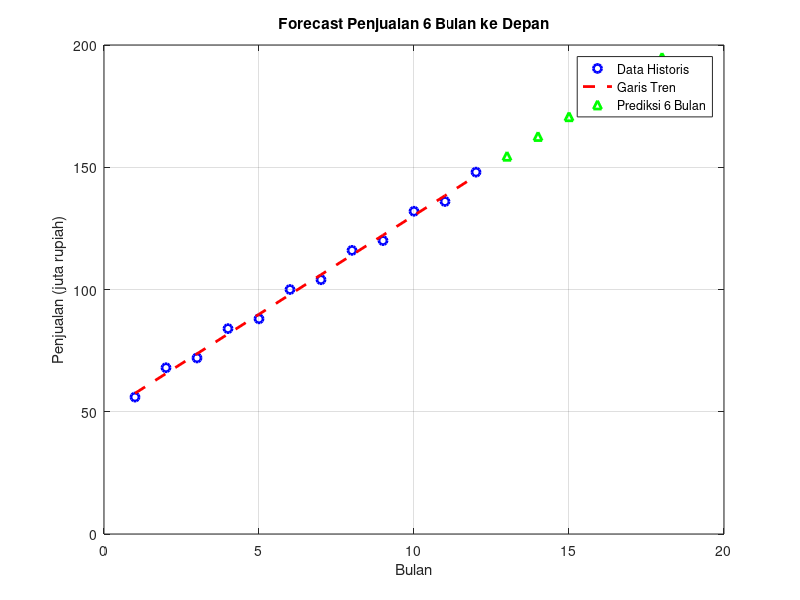
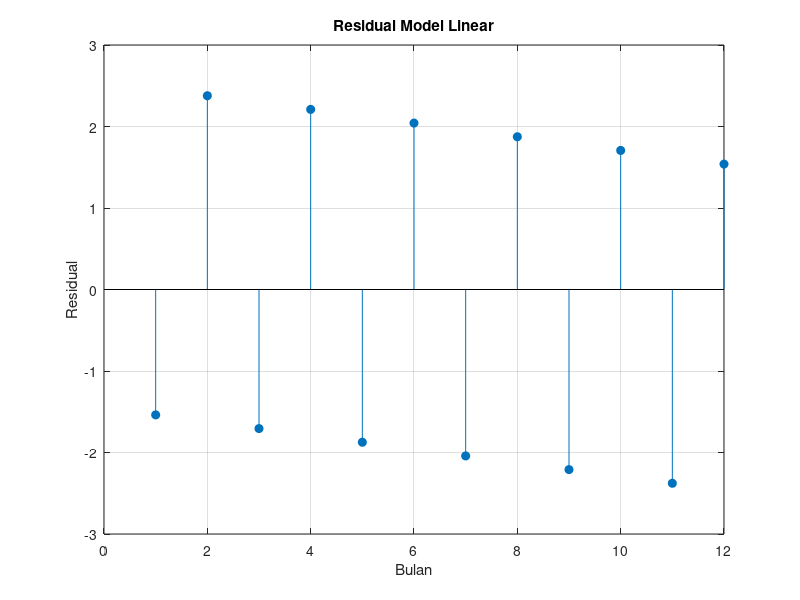

Recreate these plots in MATLAB, in order.
% ===================================================== 
%  UTS Matematika Sains Data — Semester Genap 2025/2026 
%  Soal 7 — Data Penjualan & Forecasting 
%  --------------------------------------------------- 
%  Nama  : <Sadewo Ahza Hasiqghani> 
%  NIM   : <2510514016> 
%  Parameter: N=16, a=1, b=6, K=8, theta0=60, alpha=0.007  
%  Tanggal: 2026-04-26 
% ===================================================== 

clc; clear; close all;

%% Parameter
N = 16;  
a = 1;  
b = 6;  
K = 8; 
theta0 = 60;  % derajat 
alpha_lr = 0.007;
n = 1:12;

%%Hitung Sn, T1, T2

S = 50 + K*n + (-1).^n .* (a+1);

T1 = sum(S);
T2 = sum(S.^2);

fprintf('=== HASIL SIGMA ===\n');
fprintf('T1 (jumlah total) = %.0f\n', T1);
fprintf('T2 (jumlah kuadrat) = %.0f\n', T2);

%%Linear Fit & Forecast

t = 1:12;

% Linear regression
p = polyfit(t,S,1);

slope = p(1);
intercept = p(2);

fprintf('\n=== LINEAR FIT ===\n');
fprintf('Slope = %.4f\n', slope);
fprintf('Intercept = %.4f\n', intercept);

% Prediksi 6 bulan
t_future = 13:18;

S_pred = polyval(p,t_future);

%% Plot

figure;

% Data historis
plot(t,S,'bo','LineWidth',2)
hold on

% Garis tren
plot(t,polyval(p,t),'r--','LineWidth',2)

% Prediksi
plot(t_future,S_pred,'g^','LineWidth',2)

legend('Data Historis',...
       'Garis Tren',...
       'Prediksi 6 Bulan')

xlabel('Bulan')
ylabel('Penjualan (juta rupiah)')

title('Forecast Penjualan 6 Bulan ke Depan')

grid on

%% Hitung MAE

S_fit = polyval(p,t);

MAE = mean(abs(S - S_fit));

fprintf('\n=== ERROR ANALYSIS ===\n');
fprintf('MAE = %.4f\n', MAE);

%% Residual (opsional tapi bagus)

residual = S - S_fit;

figure;

stem(t,residual,'filled')

xlabel('Bulan')
ylabel('Residual')

title('Residual Model Linear')

grid on
